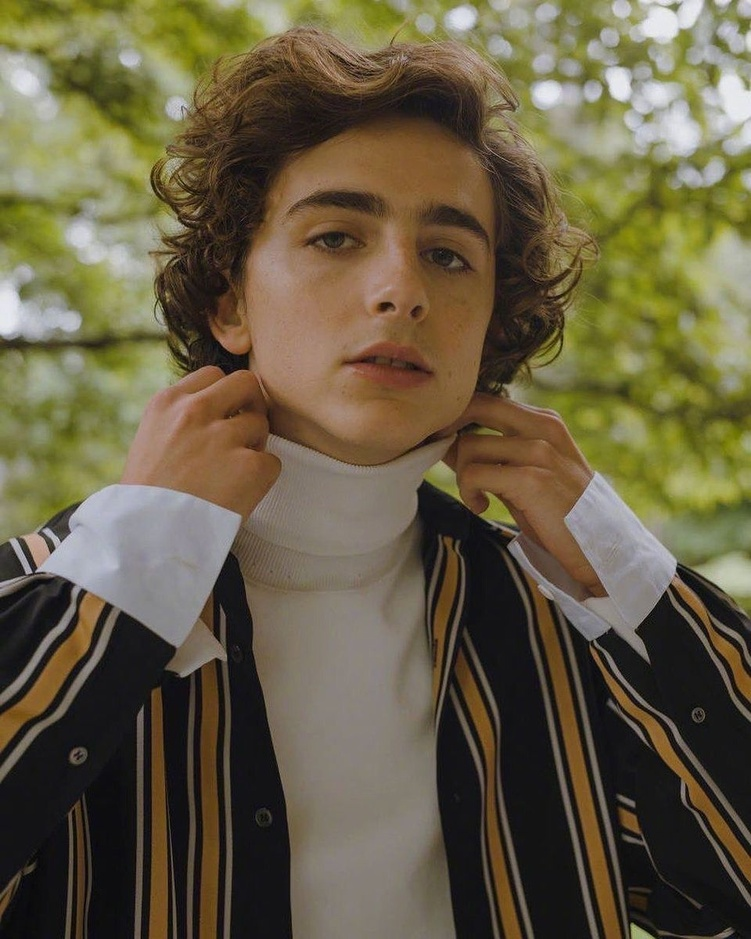
#> input picture PRIMMothee Chalamet/Tim.jpg, 751 x 939 px, shrunk from 960 x 1200 before the run
$ python 'PRIMMothee Chalamet v2.py'
#> lines starting #> are read from the running program, lines starting #| are printed output that depends on the picture
from  PIL import Image
# import matplotlib.pyplot as plt
# plt.rcParams['figure.figsize'] = [12, 8]

im = Image.open("Tim.jpg")
#> im is the input picture: PIL image 751x939 RGB; mean R, G, B 103, 93.5, 68.2
# im.show()
width = im.width
#> width = 751
height = im.height
#> height = 939

OFFSET = 2

# [35 lines of commented-out code are left out]


OFFSET = 100
out = Image.new("RGB", (width, height ))
#> out: PIL image 751x939 RGB; every value is 0
for x in range(width ):
  for y in range(height):
    p1 = im.getpixel((x , y))
    p2 = im.getpixel(((x + OFFSET) % width, y))
    p3 = im.getpixel((x, (y + OFFSET) % height ))
    out.putpixel((x, y), (p1[0], p2[1], p3[2]))
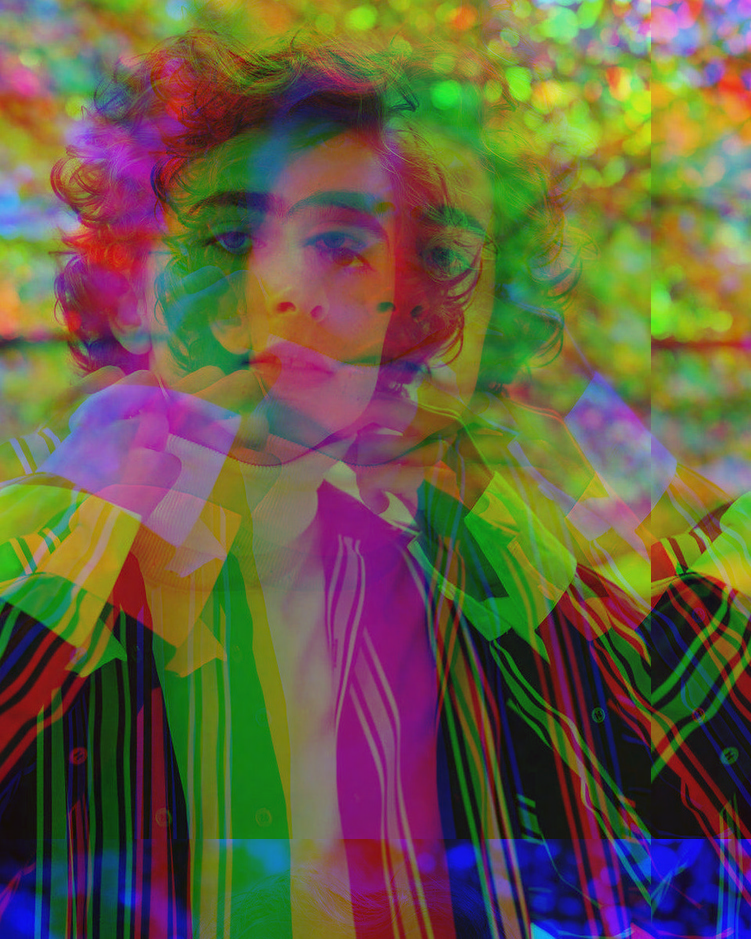
#> out: PIL image 751x939 RGB; mean R, G, B 103, 93.5, 68.2


out.show()
